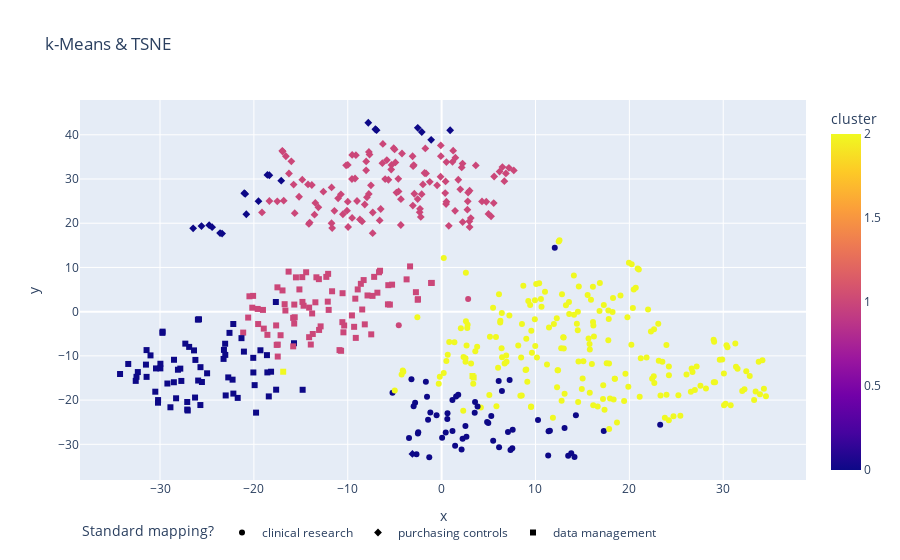

Here is the notebook cell this chart was saved with:
### Code cell
clustering_method = KMeans(n_clusters=k, random_state=0)
clusters = clustering_method.fit(embeddings)

dim_reduction_method = TSNE(n_components=2)
embeddings_reduced = dim_reduction_method.fit_transform(embeddings)

embeddings_df = pd.DataFrame(embeddings, columns=EMBEDDINGS)
embeddings_df["x"] = embeddings_reduced[:,0]
embeddings_df["y"] = embeddings_reduced[:,1]
embeddings_df[CLUSTER] = clusters.labels_
embeddings_df[TARGET_NUMERIC] = y_true
embeddings_df[TARGET] = embeddings_df[TARGET_NUMERIC].apply(lambda x: features.mlb.classes_[x])

fig = px.scatter(
    embeddings_df,
    y="y",
    x="x",
    color=CLUSTER,
    symbol=TARGET,
    hover_data=[TARGET],
    title="k-Means & TSNE"
)
fig.update_layout(uniformtext_mode="hide")
fig.update_layout(legend_orientation="h")
fig.show();

### Figure 1 — Plotly figure (JSON) as saved in the notebook; plotly's stock layout.template omitted (floating-point values rounded to 4 significant figures; data arrays with more than 128 entries replaced by an {"elided": "..."} marker saying what was removed)
{"data": [{"customdata": {"elided": "257x1 str values"}, "hovertemplate": "Standard mapping?=%{customdata[0]}<br>x=%{x}<br>y=%{y}<br>cluster=%{marker.color}<extra></extra>", "legendgroup": "clinical research", "marker": {"color": {"elided": "257 int values"}, "coloraxis": "coloraxis", "symbol": "circle"}, "mode": "markers", "name": "clinical research", "orientation": "v", "showlegend": true, "type": "scatter", "x": {"elided": "257 float values"}, "xaxis": "x", "y": {"elided": "257 float values"}, "yaxis": "y"}, {"customdata": {"elided": "144x1 str values"}, "hovertemplate": "Standard mapping?=%{customdata[0]}<br>x=%{x}<br>y=%{y}<br>cluster=%{marker.color}<extra></extra>", "legendgroup": "purchasing controls", "marker": {"color": {"elided": "144 int values"}, "coloraxis": "coloraxis", "symbol": "diamond"}, "mode": "markers", "name": "purchasing controls", "orientation": "v", "showlegend": true, "type": "scatter", "x": {"elided": "144 float values"}, "xaxis": "x", "y": {"elided": "144 float values"}, "yaxis": "y"}, {"customdata": {"elided": "148x1 str values"}, "hovertemplate": "Standard mapping?=%{customdata[0]}<br>x=%{x}<br>y=%{y}<br>cluster=%{marker.color}<extra></extra>", "legendgroup": "data management", "marker": {"color": {"elided": "148 int values"}, "coloraxis": "coloraxis", "symbol": "square"}, "mode": "markers", "name": "data management", "orientation": "v", "showlegend": true, "type": "scatter", "x": {"elided": "148 float values"}, "xaxis": "x", "y": {"elided": "148 float values"}, "yaxis": "y"}], "layout": {"coloraxis": {"colorbar": {"title": {"text": "cluster"}}, "colorscale": [[0, "#0d0887"], [0.1111, "#46039f"], [0.2222, "#7201a8"], [0.3333, "#9c179e"], [0.4444, "#bd3786"], [0.5556, "#d8576b"], [0.6667, "#ed7953"], [0.7778, "#fb9f3a"], [0.8889, "#fdca26"], [1, "#f0f921"]]}, "legend": {"orientation": "h", "title": {"text": "Standard mapping?"}, "tracegroupgap": 0}, "title": {"text": "k-Means & TSNE"}, "uniformtext": {"mode": "hide"}, "xaxis": {"anchor": "y", "domain": [0, 1], "title": {"text": "x"}}, "yaxis": {"anchor": "x", "domain": [0, 1], "title": {"text": "y"}}}}
